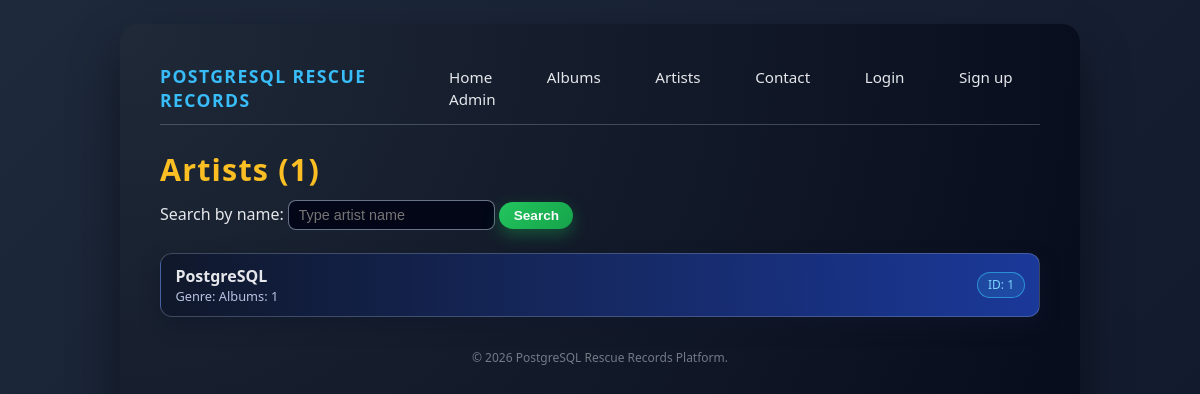
The app's page /artists/, older data.
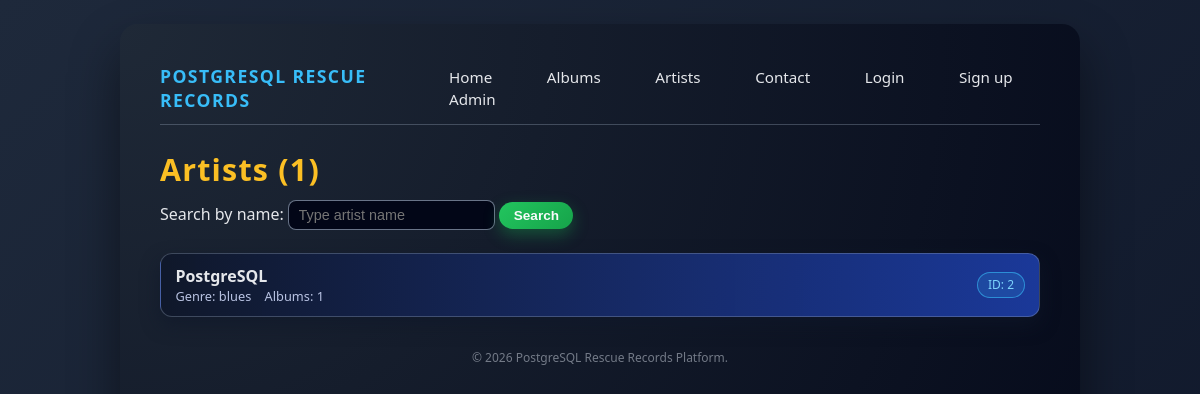
The same page, newer data.
### music_library/models.py (models this page shows, shortened)
class Artist(models.Model):
    name = models.CharField(max_length=100)
    country = models.CharField(max_length=100, blank=True)
    genre = models.ManyToManyField(Genre, related_name='Artists')

class Genre(models.Model):
    name = models.CharField(max_length=100, unique=True)
    def __str__(self):
        return f"{self.name}"

### music_library/views.py (the view)
# urls.py: path('artists/', ml_views.ArtistListView.as_view(), name='artist_list'),
class ArtistListView(ListView):
    model = Artist
    template_name = "music_library/artist_list.html"
    context_object_name = "artists"
    ordering = ['name']
    def get_context_data(self, **kwargs):
        context = super().get_context_data(**kwargs)
        context['total'] = context['artists'].count()
        return context
    def get_queryset(self):
        return super().get_queryset().prefetch_related('genre')

### music_library/templates/music_library/artist_list.html (shortened to what this page needs)
{% extends "core/base.html" %}
{% block content %}
    <h1>Artists ({{ artists|length }})</h1>
    <div class="filter-bar">
        <form method="get">
            <label for="q">Search by name:</label>
            <input
                type="search"
                name="q"
                id="q"
                value="{{ request.GET.q }}"
                placeholder="Type artist name"
            >
            <button type="submit">Search</button>
        </form>
    </div>
    {% if artists %}
        <ul class="album-list">
            {% for artist in artists %}
            <li>
                <div class="album-main">
                    <div class="album-title">
                        <a href="{% url 'artist_detail' artist.pk %}">
                            {{ artist.name }}
                        </a>
                    </div>
                    <div class="album-meta">
                        Genre:
                        {% for genre in artist.genre.all %}
                        {{ genre }}
                        {% endfor %}
                        Albums: {{ artist.Albums.count }}
                    </div>
                </div>
                <span class="badge">
                    ID: {{ artist.pk }}
                </span>
            </li>
            {% endfor %}
        </ul>
    {% else %}
        <p>No artists found.</p>
    {% endif %}
{% endblock %}

Row changes from the older to the newer data that the page shows:
removed Artist: name "PostgreSQL", Albums.count "1", pk "1"
added Artist: name "PostgreSQL", Albums.count "1", pk "2"
added Genre: name "blues"
